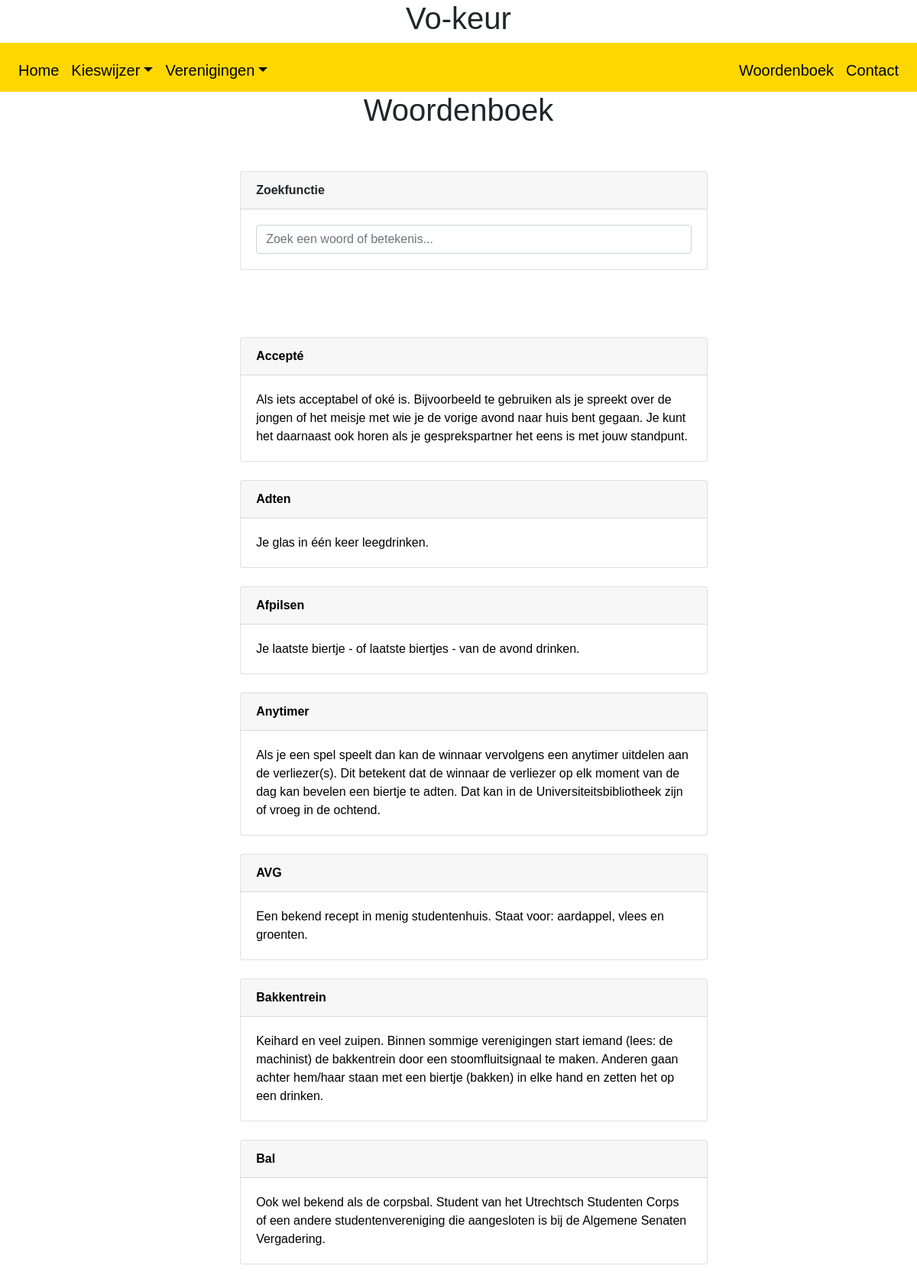
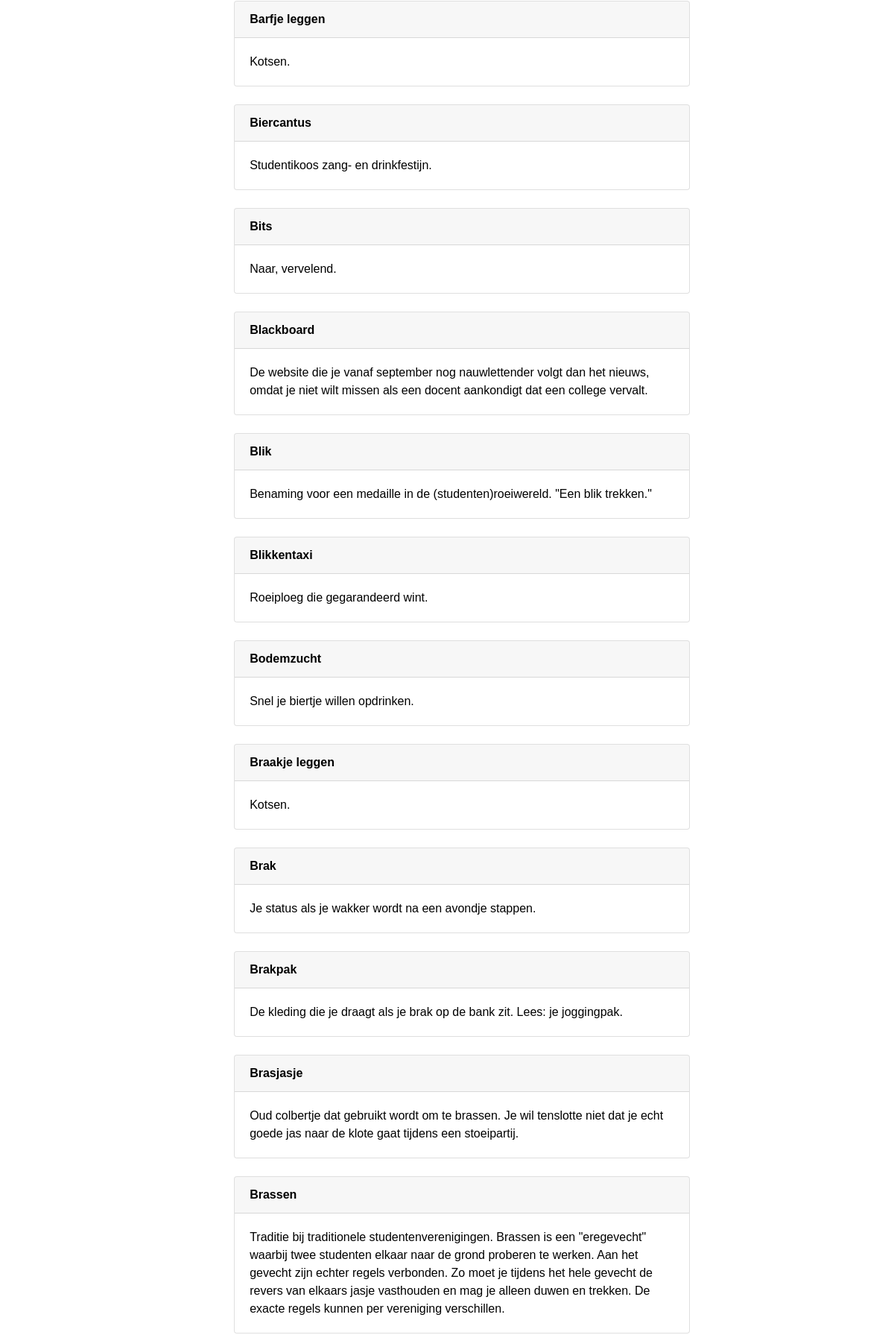
Page /woorden/ (upper part) on the committed database (2 pictures, top to bottom).
### website/models.py (models this page shows, shortened)
class Woorden(models.Model):
    letter = models.ForeignKey(Letter, on_delete=models.CASCADE, related_name='woorden')
    woord = models.CharField(max_length=64, null=True, blank=True)
    betekenis = models.CharField(max_length=600, null=True, blank=True)

### website/views.py (the view)
# urls.py: path("woorden/", views.woorden, name="woorden"),
def woorden(request):
    context = {
        "woorden": Woorden.objects.all(),
        "stad": Stad.objects.all(),
    }
    return render(request, "woorden.html", context)

### website/templates/woorden.html (shortened to what this page needs)
{% extends "layout.html" %}
{% load static %}
{% block main %}
    <h1 class="text-center"> Woordenboek </h1>
    <div class="container">
        <br><br>
        <ul style="list-style-type: none;">
            <li>
                <div class="row justify-content-center">
                    <div class="col-12 col-md-9 col-lg-7">
                        <div class="card">
                            <div class="card-header">
                                <strong>Zoekfunctie</strong>
                            </div>
                            <div class="card-body">
                                <div>
                                    <input class="form-control" type="text" id="zoekinput" onkeyup="woordzoeker()" placeholder="Zoek een woord of betekenis...">
                                </div>
                            </div>
                        </div>
                        <br>
                    </div>
                </div>
            </li>
        </ul>
        <br><br>
        <ul id="woordenlijst" style="list-style-type: none;">
            {% for woord in woorden %}
            <li>
                <a href="#" style="color: black; text-decoration: none; pointer-events: none; cursor: default;">
                    <div class="row justify-content-center">
                        <div class="col-12 col-md-9 col-lg-7">
                            <div class="card">
                                <div class="card-header">
                                    <strong>{{ woord.woord }}</strong>
                                </div>
                                <div class="card-body">
                                    {{ woord.betekenis }}
                                </div>
                            </div>
                            <br>
                        </div>
                    </div>
                </a>
            {% endfor %}
            </li>
        </ul>
    </div>
{% endblock %}

### website/static/website/styles.css (style rules this page uses)
* { font-family: "Avenir", Helvetica, sans-serif; }

### rows in the picture
Woorden: woord "Accepté", betekenis "Als iets acceptabel of oké is. Bijvoorbeeld te gebruiken als je spreekt over de jongen of het meisje met wie je de vorige avond naar huis bent gegaan. Je kunt het daarnaast ook horen als je gesprekspartner het eens is met jouw standpunt."
Woorden: woord "Adten", betekenis "Je glas in één keer leegdrinken."
Woorden: woord "Afpilsen", betekenis "Je laatste biertje - of laatste biertjes - van de avond drinken."
Woorden: woord "Anytimer", betekenis "Als je een spel speelt dan kan de winnaar vervolgens een anytimer uitdelen aan de verliezer(s). Dit betekent dat de winnaar de verliezer op elk moment van de dag kan bevelen een biertje te adten. Dat kan in de Universiteitsbibliotheek zijn of vroeg in de ochtend."
Woorden: woord "AVG", betekenis "Een bekend recept in menig studentenhuis. Staat voor: aardappel, vlees en groenten."
Woorden: woord "Bakkentrein", betekenis "Keihard en veel zuipen. Binnen sommige verenigingen start iemand (lees: de machinist) de bakkentrein door een stoomfluitsignaal te maken. Anderen gaan achter hem/haar staan met een biertje (bakken) in elke hand en zetten het op een drinken."
Woorden: woord "Bal", betekenis "Ook wel bekend als de corpsbal. Student van het Utrechtsch Studenten Corps of een andere studentenvereniging die aangesloten is bij de Algemene Senaten Vergadering."
Woorden: woord "Barfje leggen", betekenis "Kotsen."
Woorden: woord "Biercantus", betekenis "Studentikoos zang- en drinkfestijn."
Woorden: woord "Bits", betekenis "Naar, vervelend."
Woorden: woord "Blackboard", betekenis "De website die je vanaf september nog nauwlettender volgt dan het nieuws, omdat je niet wilt missen als een docent aankondigt dat een college vervalt."
Woorden: woord "Blik", betekenis "Benaming voor een medaille in de (studenten)roeiwereld. \"Een blik trekken.\""
Woorden: woord "Blikkentaxi", betekenis "Roeiploeg die gegarandeerd wint."
Woorden: woord "Bodemzucht", betekenis "Snel je biertje willen opdrinken."
Woorden: woord "Braakje leggen", betekenis "Kotsen."
Woorden: woord "Brak", betekenis "Je status als je wakker wordt na een avondje stappen."
Woorden: woord "Brakpak", betekenis "De kleding die je draagt als je brak op de bank zit. Lees: je joggingpak."
Woorden: woord "Brasjasje", betekenis "Oud colbertje dat gebruikt wordt om te brassen. Je wil tenslotte niet dat je echt goede jas naar de klote gaat tijdens een stoeipartij."
Woorden: woord "Brassen", betekenis "Traditie bij traditionele studentenverenigingen. Brassen is een \"eregevecht\" waarbij twee studenten elkaar naar de grond proberen te werken. Aan het gevecht zijn echter regels verbonden. Zo moet je tijdens het hele gevecht de revers van elkaars jasje vasthouden en mag je alleen duwen en trekken. De exacte regels kunnen per vereniging verschillen."
